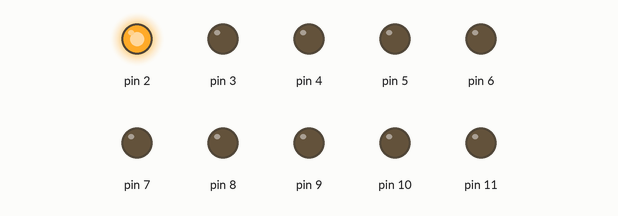
This sketch was run on a simulated Arduino Uno, built with avr-gcc and run on an emulated ATmega328P. On the bench: output pins drawn as LEDs (lit = HIGH).

Above: at 0.3 s.
At 1.6 s:
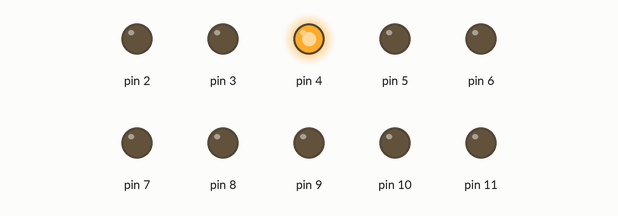
At 2.3 s:
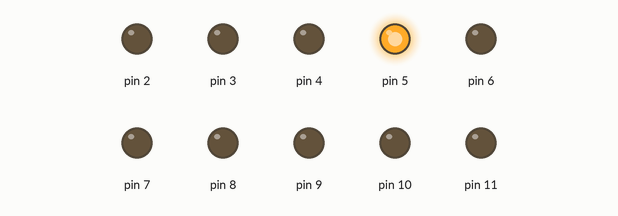
At 3.6 s:
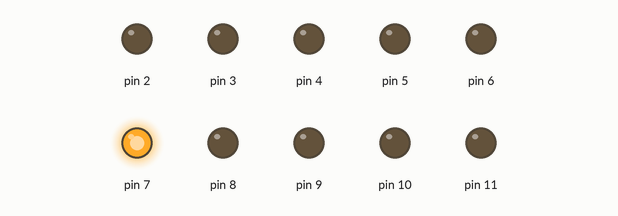
At 5.6 s:
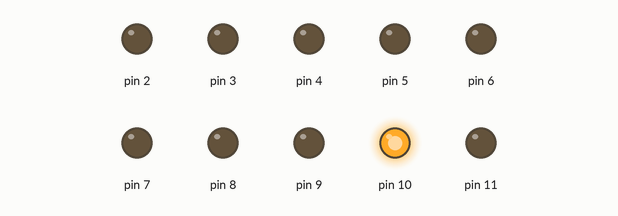
At 7.6 s:
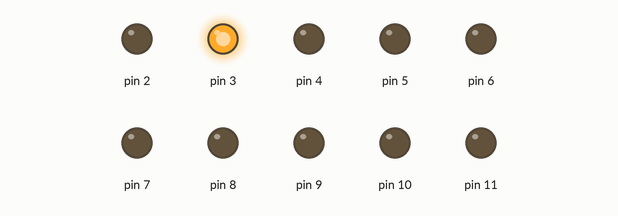
Timing chart, 0 to 8.7 s (numbered marks = the images above):
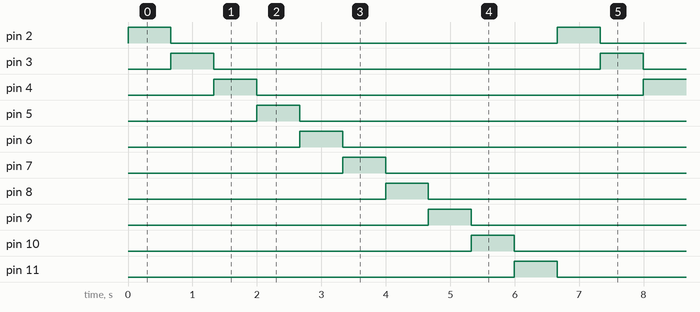

Measured:
- by itself, pin 2–11: alternates HIGH for 0.67 s and LOW for 6.0 s
- by itself, everything shown: repeats every 6.7 s, in 11 steps

The sketch:

1by1.ino
```cpp
const short fDelay = 666; //==>90 BPM, écart entre deux battement de coeurs

void setup()
{
    for(short i=2; i<12; i++) {pinMode(i, OUTPUT);} //initialisation des pins 2 a 11
}

void loop()
{
  for(short i=2; i<12; i++) // boucle permettant d'allumer toutes les LED une par une
  {
    digitalWrite(i-1, LOW);
    digitalWrite(i, HIGH);
    delay(fDelay);
    if(i == 11) //gère l'exception de la dernière LED pour l'éteindre
    {
      digitalWrite(i, LOW);
    }
  }
}
```
